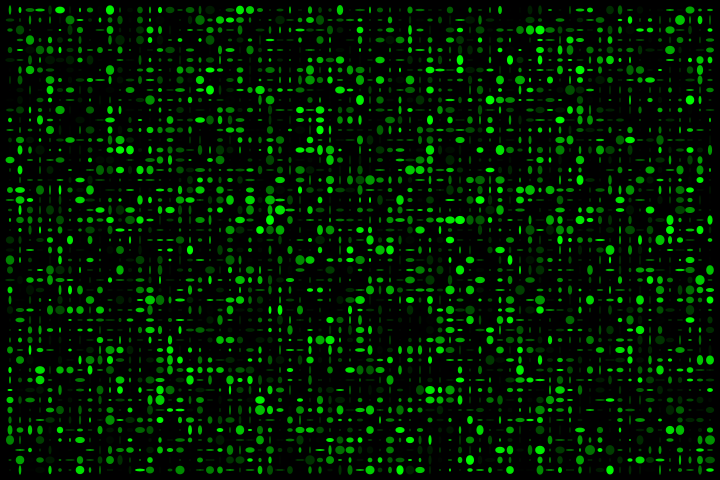
Frame 1 (no input)
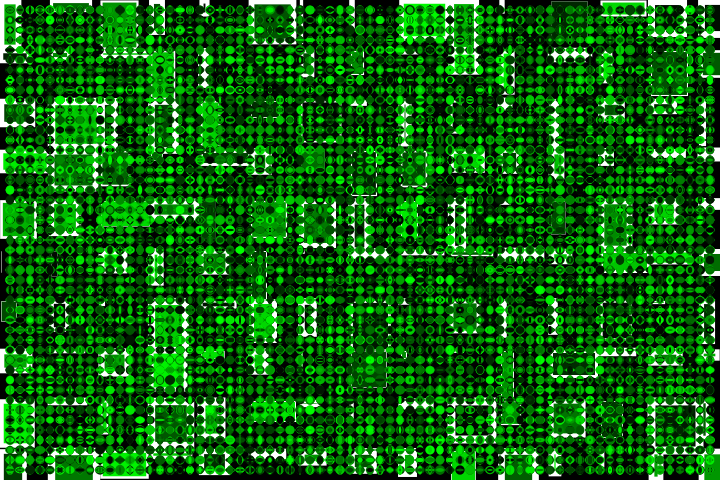
Frame 60 (the mouse pressed at the canvas centre just before this capture)
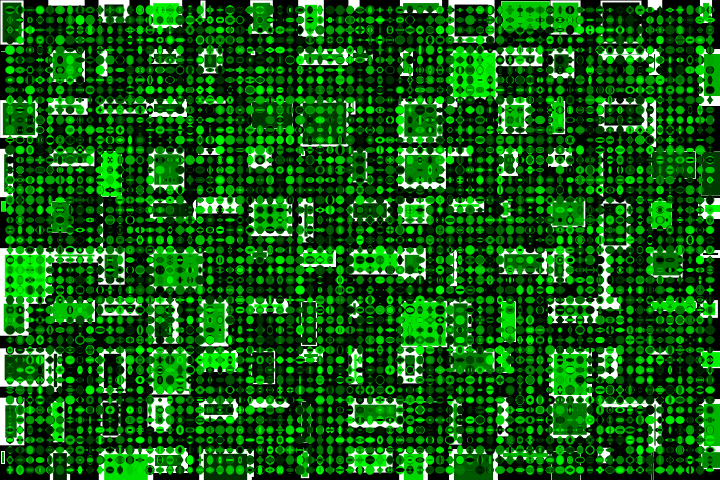
Frame 120 (the mouse held since frame 60 and released just before this capture)

The Processing sketch that drew these frames (run headless with seeded random() and noise(); from frame 60 on, the mouse is pressed at the canvas centre):

// Processing sketch: pattern54
// ── pattern54.pde
void setup() {
  size( 720, 480);
  background(0, 0, 0);
}

void draw() {

  if ( frameCount % 1 == 0 ) {
    for ( int x = 10; x < 720; x+=10 ) { 
      for ( int y = 10; y < 480; y+=10 ) {
        noStroke();
        fill(0, random(255), 0);
        ellipse(x, y, random(10), random(10));
      }
    }
  }
  if ( int(millis() % 416.6666) < 20 ) {
    background(0);
    for ( int x = 1; x < 720; x+=50 ) { 
      for ( int y = 1; y < 480; y+=50 ) {
        strokeWeight(random(8));
        stroke(255);
        fill(0, random(255), 0);
        rect(x, y, random(50), random(50));
      }
    }
  }
}
